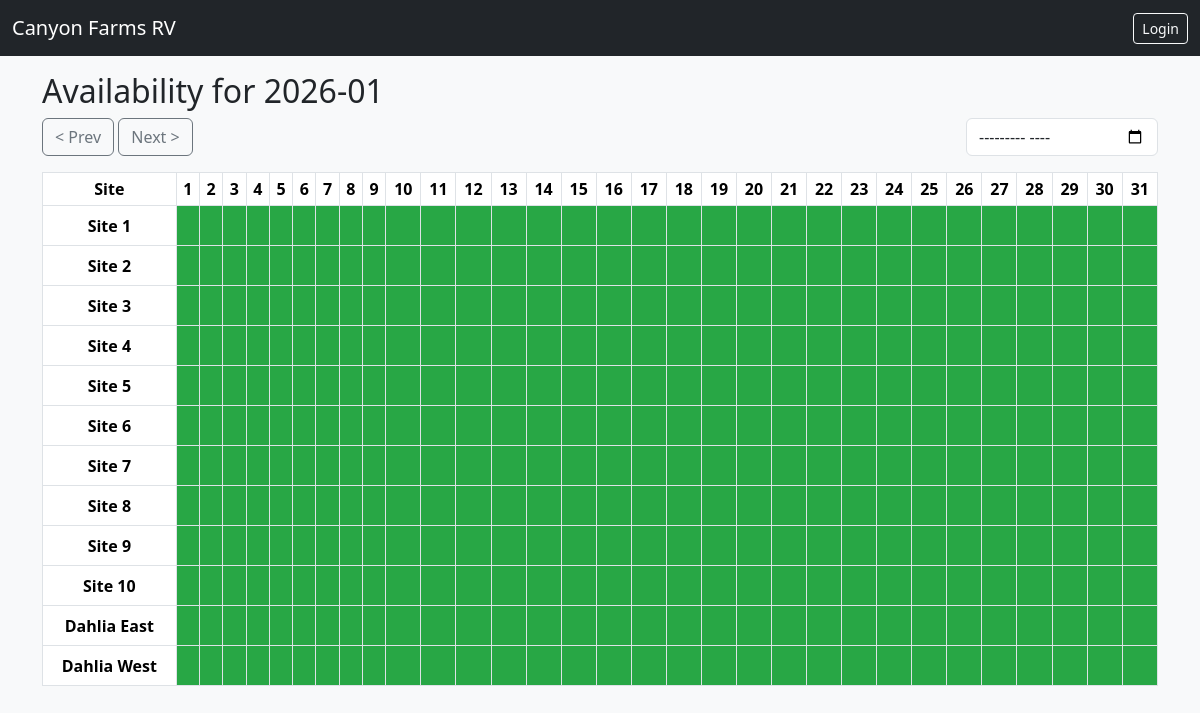
The page /availability?year=2026&month=1 on the database its author committed.
### tables this page shows
CREATE TABLE sites (
        id INTEGER PRIMARY KEY,
        name TEXT NOT NULL
    );

### app.py (the view)
@app.route("/availability")
def availability():
    today = date.today()
    year = request.args.get("year", type=int, default=today.year)
    month = request.args.get("month", type=int, default=today.month)
    if (year, month) < (today.year, today.month):
        year, month = today.year, today.month
    num_days = calendar.monthrange(year, month)[1]
    days = [date(year, month, d) for d in range(1, num_days + 1)]
    sites = query_db("SELECT id,name FROM sites ORDER BY id")
    reservations = query_db("SELECT site_id, arrival_date, departure_date FROM reservations")
    grid = {}
    for sid, _sname in sites:
        row = []
        for d in days:
            booked = False
            for r in reservations:
                if r[0] == sid and r[1] <= d.isoformat() < r[2]:
                    booked = True
                    break
            row.append("booked" if booked else "free")
        grid[sid] = row
    prev_y, prev_m = (year - 1, 12) if month == 1 else (year, month - 1)
    next_y, next_m = (year + 1, 1) if month == 12 else (year, month + 1)
    return render_template(
        "availability.html",
        year=year, month=month, days=days,
        sites=sites, grid=grid, today=today,
        prev_year=prev_y, prev_month=prev_m,
        next_year=next_y, next_month=next_m
    )

### app.py (called while the page is built)
def get_conn():
    return sqlite3.connect(DB)

def query_db(q, args=(), one=False):
    conn = get_conn()
    conn.row_factory = None
    cur = conn.cursor()
    cur.execute(q, args)
    rows = cur.fetchall()
    conn.commit()
    conn.close()
    return (rows[0] if rows else None) if one else rows

### templates/availability.html (shortened to what this page needs)
{% extends "base.html" %}
{% block content %}
<h2>Availability for {{ year }}-{{ "%02d"|format(month) }}</h2>
<div class="d-flex justify-content-between align-items-center mb-3">
  <div>
    {% if not (year == today.year and month == today.month) %}
      <a class="btn btn-outline-secondary" href="?year={{ year if month>1 else year-1 }}&month={{ month-1 if month>1 else 12 }}">&lt; Prev</a>
    {% else %}
      <button class="btn btn-outline-secondary" disabled>&lt; Prev</button>
    {% endif %}
    <a class="btn btn-outline-secondary" href="?year={{ year if month<12 else year+1 }}&month={{ month+1 if month<12 else 1 }}">Next &gt;</a>
  </div>
  <form method="get" class="d-flex ms-3">
    <input type="month" class="form-control" name="jump" onchange="if(this.value) jumpToMonth(this.value)">
  </form>
</div>
<div class="table-responsive">
<table class="table table-bordered table-sm align-middle text-center">
  <tr>
    <th>Site</th>
    {% for d in days %}
      <th>{{ d.day }}</th>
    {% endfor %}
  </tr>
  {% for s in sites %}
  <tr>
    <td class="fw-bold">{{ s[1] }}</td>
    {% for cell in grid[s[0]] %}
      {% if cell == 'booked' %}
        <td class="booked"></td>
      {% else %}
        <td class="free"></td>
      {% endif %}
    {% endfor %}
  </tr>
  {% endfor %}
</table>
</div>
{% endblock %}

### templates/base.html (style rules this page uses)
.free { background:#d4edda; }
td,th { text-align:center; }
td.free { height:40px; }

### templates/availability.html (style rules this page uses)
.free { background: #28a745 !important; }

### rows shown on the page
sites: name "Site 1"
sites: name "Site 2"
sites: name "Site 3"
sites: name "Site 4"
sites: name "Site 5"
sites: name "Site 6"
sites: name "Site 7"
sites: name "Site 8"
sites: name "Site 9"
sites: name "Site 10"
sites: name "Dahlia East"
sites: name "Dahlia West"

### other values the page prints
{{ year }} "2026"
{{ "%02d"|format(month) }} "01"
{{ d.day }} "1" "2" "3" "4" "5" "6" "7" "8" "9" "10" "11" "12" "13" "14" "15" "16" "17" "18" "19" "20" "21" "22" "23" "24" "25" "26" "27" "28" "29" "30" "31"
